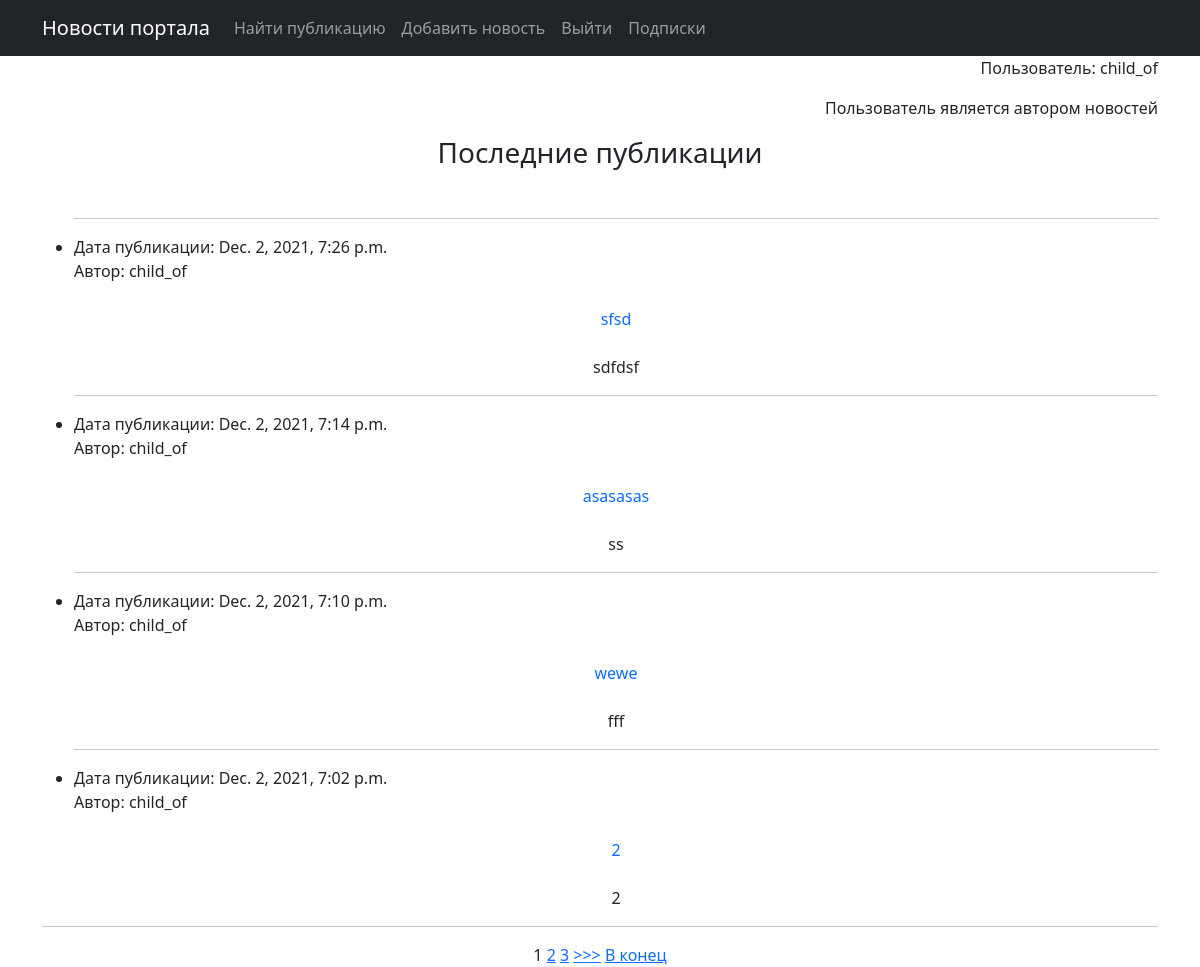
Screenshot of / (signed in) with the database file from the repository.
### news/models.py (models this page shows, shortened)
class Post(models.Model):
    article = "AR"
    news = "NW"
    POST_TYPE = [(article, 'Статья'), (news, 'Новость')]
    id_author = models.ForeignKey(Author, on_delete=models.CASCADE)
    type = models.CharField(max_length=2, choices=POST_TYPE, default=article)
    created = models.DateTimeField(auto_now_add=True)
    id_post_category = models.ManyToManyField(Category, through="PostCategory")
    header = models.CharField(max_length=255)
    text = models.TextField()
    rating = models.IntegerField(default=0)

class Author(models.Model):
    id_user = models.OneToOneField(User, on_delete=models.CASCADE)
    rating = models.IntegerField(default=0)
    def __str__(self):
        return self.id_user.username

### news/views.py (the view)
# urls.py: path('', PostList.as_view()),
class PostList(ListView):
    model = Post
    template_name = 'news.html'
    context_object_name = 'postList'
    queryset = Post.objects.order_by('-created')
    paginate_by = 4
    def get_context_data(self, **kwargs):
        context = super().get_context_data(**kwargs)
        context['is_not_author'] = not self.request.user.groups.filter(name='authors').exists()
        return context

### news/templatetags/news_filters.py (called while the page is built)
@register.filter(name='censor')
def censor(value):
    if isinstance(value, str):
        result = str(value)
        for key in censor_dict.keys():
            result = result.replace(key, censor_dict[key])
        return result
    else:
        raise ValueError(f'Нельзя отфильтровать тип, отличный от {type(value)}')

### templates/news.html (shortened to what this page needs)
{% extends 'flatpages/default.html' %}
{% load news_filters %}
{% block content %}
    {% if request.user.is_authenticated %}
        {% if is_not_author %}
        <p align="right"> <button> <a class="nav-link" href="/sign/author/">Стать автором</a> </button> </p>
        {% else %}
        <p align="right">Пользователь является автором новостей</p>
        {% endif %}
    {% endif %}
    <h3>Последние публикации</h3>
    <br>
    {% if postList %}
        <ul>
        {% for record in postList %}
            <hr>
            <li>
                <p align="left">
                    Дата публикации: {{ record.created }}<br>Автор: {{ record.id_author }}
                </p>
                <p>
                    <a class="nav-link" href="/post/{{ record.pk }}">{{ record.header|censor }}</a>
                </p>
                <p>
                    {{ record.text|truncatechars:50|censor }}
                </p>
            </li>
        {% endfor %}
        </ul>
        <hr>
        {% if is_paginated %}
            {% for num in page_obj.paginator.page_range %}
                {% if page_obj.number == num %}
                    <a>{{ num }}</a>
                {% elif num > page_obj.number|add:'-3' and num < page_obj.number|add:'3' %}
                    <a href="?page={{ num }}">{{ num }}</a>
                {% endif %}
            {% endfor %}
            {% if page_obj.has_next %}
                <a href="?page={{ page_obj.next_page_number }}">>>></a>
                <a href="?page={{ page_obj.paginator.num_pages }}">В конец</a>
            {% endif %}
        {% endif %}
    {% else %}
        <h3>Новостей нет =(</h3>
    {% endif %}
{% endblock content %}

### templates/flatpages/default.html (shortened to what this page needs)
<!DOCTYPE html>
<html lang="en">
    <head>
         {% load static %}
        <link href="{% static 'css/styles.css' %}" rel="stylesheet" />
    </head>
    <body>
        <nav class="navbar navbar-expand-lg navbar-dark bg-dark static-top">
           <div class="container">
               <a class="navbar-brand" href="/news/">Новости портала</a>
               <div class="collapse navbar-collapse" id="navbarResponsive">
                   <ul class="navbar-nav ml-auto">
                       <li class="nav-item active">
                           <a class="nav-link" href="/news/search">Найти публикацию</a>
                       </li>
                       <li class="nav-item active">
                           <a class="nav-link" href="/news/add">Добавить новость</a>
                       </li>
                       <li class="nav-item active">
                           {% if request.user.is_authenticated %}
                                <a class="nav-link" href="/accounts/logout/">Выйти</a>
                           {% else %}
                                <a class="nav-link" href="/accounts/login/">Войти</a>
                           {% endif %}
                       </li>
                       <li class="nav-item active">
                           {% if request.user.is_authenticated %}
                                <a class="nav-link" href="/subscriptions">Подписки</a>
                           {% endif %}
                       </li>
                   </ul>
               </div>
           </div>
        </nav>
        <div class="container">
            <div class="row">
                <div class="col-lg-12 text-center">
                    {% if request.user.is_authenticated %}
                        <p align="right">Пользователь: {{request.user.username}}</p>
                    {% endif %}
                   {% block content %}{% endblock content %}
                </div>
            </div>
        </div>
    </body>
</html>

### rows the page displays
Post: created "Dec. 2, 2021, 7:26 p.m.", id_author "child_of", header|censor "sfsd", text|censor "sdfdsf"
Post: created "Dec. 2, 2021, 7:14 p.m.", id_author "child_of", header|censor "asasasas", text|censor "ss"
Post: created "Dec. 2, 2021, 7:10 p.m.", id_author "child_of", header|censor "wewe", text|censor "fff"
Post: created "Dec. 2, 2021, 7:02 p.m.", id_author "child_of", header|censor "2", text|censor "2"

### other values shown
{{ request.user.username }} "child_of"
{{ num }} "1"
{{ num }} "2" "3"
